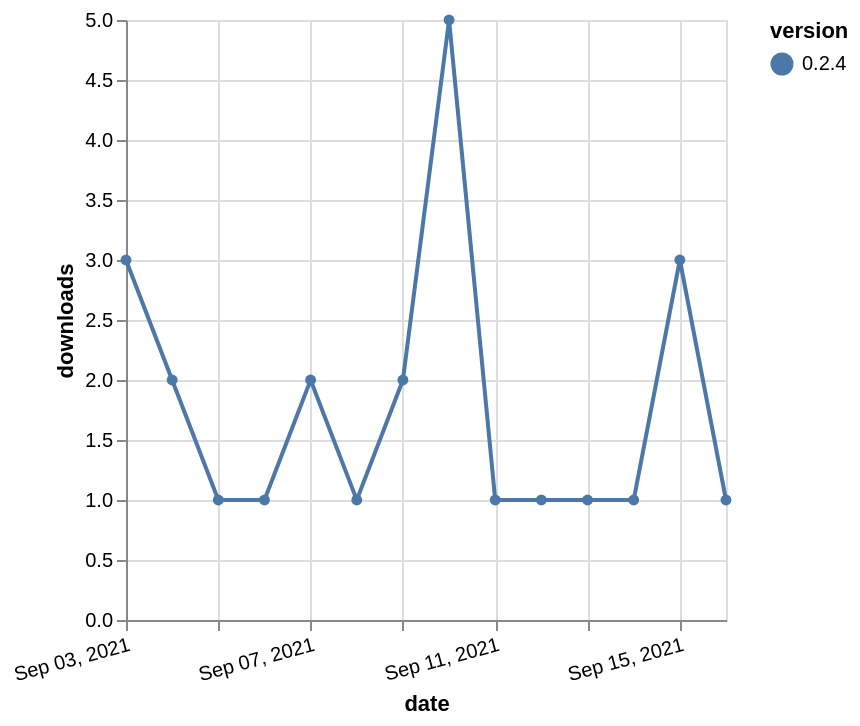

Express this chart as Vega-Lite.
### Vega-Lite specification from a JSON file in a GitHub repository (floating-point values rounded to 4 significant figures)
{"$schema": "https://vega.github.io/schema/vega-lite/v5.json", "description": "A simple bar chart with embedded data.", "data": {"values": [{"date": "2021-09-03", "total": 425, "delta": 3, "version": "0.2.4"}, {"date": "2021-09-04", "total": 427, "delta": 2, "version": "0.2.4"}, {"date": "2021-09-05", "total": 428, "delta": 1, "version": "0.2.4"}, {"date": "2021-09-06", "total": 429, "delta": 1, "version": "0.2.4"}, {"date": "2021-09-07", "total": 431, "delta": 2, "version": "0.2.4"}, {"date": "2021-09-08", "total": 432, "delta": 1, "version": "0.2.4"}, {"date": "2021-09-09", "total": 434, "delta": 2, "version": "0.2.4"}, {"date": "2021-09-10", "total": 439, "delta": 5, "version": "0.2.4"}, {"date": "2021-09-11", "total": 440, "delta": 1, "version": "0.2.4"}, {"date": "2021-09-12", "total": 441, "delta": 1, "version": "0.2.4"}, {"date": "2021-09-13", "total": 442, "delta": 1, "version": "0.2.4"}, {"date": "2021-09-14", "total": 443, "delta": 1, "version": "0.2.4"}, {"date": "2021-09-15", "total": 446, "delta": 3, "version": "0.2.4"}, {"date": "2021-09-16", "total": 447, "delta": 1, "version": "0.2.4"}]}, "width": "container", "mark": {"type": "line", "point": {"filled": true}}, "encoding": {"x": {"field": "date", "type": "temporal", "timeUnit": "yearmonthdate", "title": "date", "axis": {"labelAngle": -15}}, "y": {"field": "delta", "type": "quantitative", "title": "downloads"}, "color": {"field": "version", "type": "nominal"}, "tooltip": {"field": "delta"}}}
